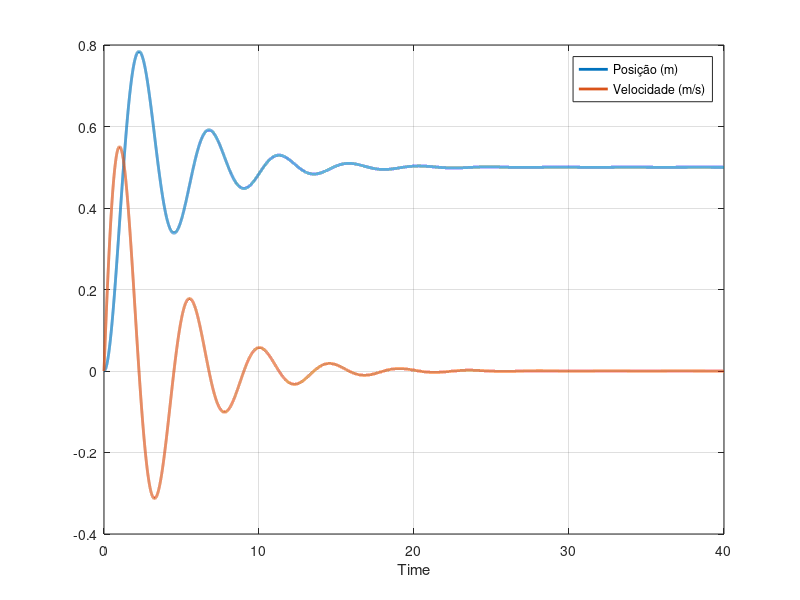

MATLAB code for this plot:
#Sistema Translacional 2a Ordem - Analítico
clear
close all
clc

M = 1;
K = 2;
B = 0.5;

########## Parâmetros de interesse ###########
wn = sqrt(K/M)
csi = B/M*sqrt(M/K)*1/2
Kcc = 1/K

tau =wn*csi %%tau = alpha

wd = wn*sqrt(1-csi^2)
ta = 5/tau
##############################################

fa = @(t) 1; % entrada
t = [0:1e-3:40];
xo = [0;0] % condição inicial

% ODEs
% montando modelo de espaço de estados
dx1 = @(t,x) x(2);
dx2 = @(t,x) -B/M*x(2) -K/M*x(1)+fa(t)/M;

dxdt = @(t,x) [dx1(t,x);dx2(t,x)];

%%% Solução Sistema

[t,x] = ode45(dxdt, t, xo);

figure
plot(t, x, 'linewidth', 2)
legend('Posição (m)', 'Velocidade (m/s)')
xlabel('Time')
grid

% 13.389 --> 17.856  período da senóide T = 4,467
% freq. --> 0,2239
% wd = 2*pi*f --> 1,407
% Portanto os polos de sistema serão: P = alpha +/- j*betha %%% P1,2 = 5/40 +/- j*1,407 %%%
